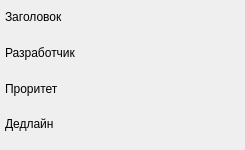
<?xml version="1.0" encoding="UTF-8"?>
<ui version="4.0">
 <class>TaskWidget</class>
 <widget class="QWidget" name="TaskWidget">
  <property name="geometry">
   <rect>
    <x>0</x>
    <y>0</y>
    <width>245</width>
    <height>150</height>
   </rect>
  </property>
  <property name="sizePolicy">
   <sizepolicy hsizetype="Preferred" vsizetype="Minimum">
    <horstretch>0</horstretch>
    <verstretch>0</verstretch>
   </sizepolicy>
  </property>
  <property name="minimumSize">
   <size>
    <width>245</width>
    <height>150</height>
   </size>
  </property>
  <property name="maximumSize">
   <size>
    <width>245</width>
    <height>150</height>
   </size>
  </property>
  <property name="windowTitle">
   <string>Задача</string>
  </property>
  <widget class="QWidget" name="verticalLayoutWidget">
   <property name="geometry">
    <rect>
     <x>0</x>
     <y>0</y>
     <width>241</width>
     <height>141</height>
    </rect>
   </property>
   <layout class="QVBoxLayout" name="verticalLayout">
    <property name="spacing">
     <number>2</number>
    </property>
    <property name="leftMargin">
     <number>5</number>
    </property>
    <property name="topMargin">
     <number>0</number>
    </property>
    <property name="rightMargin">
     <number>5</number>
    </property>
    <property name="bottomMargin">
     <number>0</number>
    </property>
    <item>
     <widget class="QLabel" name="label_title">
      <property name="text">
       <string>Заголовок</string>
      </property>
      <property name="wordWrap">
       <bool>true</bool>
      </property>
     </widget>
    </item>
    <item>
     <widget class="QLabel" name="label_assignee">
      <property name="text">
       <string>Разработчик</string>
      </property>
      <property name="wordWrap">
       <bool>true</bool>
      </property>
     </widget>
    </item>
    <item>
     <widget class="QLabel" name="label_priority">
      <property name="text">
       <string>Проритет</string>
      </property>
      <property name="wordWrap">
       <bool>true</bool>
      </property>
     </widget>
    </item>
    <item>
     <widget class="QLabel" name="label_deadline">
      <property name="text">
       <string>Дедлайн</string>
      </property>
      <property name="wordWrap">
       <bool>true</bool>
      </property>
     </widget>
    </item>
   </layout>
  </widget>
 </widget>
 <resources/>
 <connections/>
</ui>
